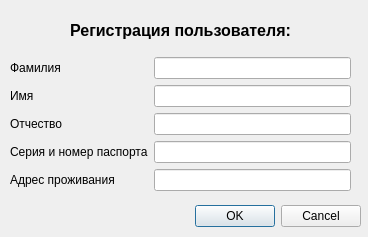
<?xml version="1.0" encoding="UTF-8"?>
<ui version="4.0">
 <class>RecordingUsers</class>
 <widget class="QDialog" name="RecordingUsers">
  <property name="geometry">
   <rect>
    <x>0</x>
    <y>0</y>
    <width>368</width>
    <height>237</height>
   </rect>
  </property>
  <property name="windowTitle">
   <string>Dialog</string>
  </property>
  <widget class="QDialogButtonBox" name="buttonBox">
   <property name="geometry">
    <rect>
     <x>20</x>
     <y>200</y>
     <width>341</width>
     <height>32</height>
    </rect>
   </property>
   <property name="orientation">
    <enum>Qt::Horizontal</enum>
   </property>
   <property name="standardButtons">
    <set>QDialogButtonBox::Cancel|QDialogButtonBox::Ok</set>
   </property>
  </widget>
  <widget class="QWidget" name="formLayoutWidget">
   <property name="geometry">
    <rect>
     <x>10</x>
     <y>10</y>
     <width>341</width>
     <height>181</height>
    </rect>
   </property>
   <layout class="QFormLayout" name="formLayout">
    <item row="1" column="0" colspan="2">
     <widget class="QLabel" name="label">
      <property name="font">
       <font>
        <pointsize>12</pointsize>
        <weight>75</weight>
        <bold>true</bold>
       </font>
      </property>
      <property name="text">
       <string>Регистрация пользователя:</string>
      </property>
      <property name="alignment">
       <set>Qt::AlignCenter</set>
      </property>
     </widget>
    </item>
    <item row="2" column="0">
     <spacer name="verticalSpacer">
      <property name="orientation">
       <enum>Qt::Vertical</enum>
      </property>
      <property name="sizeHint" stdset="0">
       <size>
        <width>20</width>
        <height>40</height>
       </size>
      </property>
     </spacer>
    </item>
    <item row="3" column="1">
     <widget class="QLineEdit" name="surnameEdit"/>
    </item>
    <item row="4" column="1">
     <widget class="QLineEdit" name="nameEdit"/>
    </item>
    <item row="5" column="1">
     <widget class="QLineEdit" name="patronymicEdit"/>
    </item>
    <item row="6" column="1">
     <widget class="QLineEdit" name="seriesEdit"/>
    </item>
    <item row="7" column="1">
     <widget class="QLineEdit" name="adressEdit"/>
    </item>
    <item row="0" column="0">
     <spacer name="verticalSpacer_2">
      <property name="orientation">
       <enum>Qt::Vertical</enum>
      </property>
      <property name="sizeHint" stdset="0">
       <size>
        <width>20</width>
        <height>40</height>
       </size>
      </property>
     </spacer>
    </item>
    <item row="3" column="0">
     <widget class="QLabel" name="label_2">
      <property name="text">
       <string>Фамилия</string>
      </property>
     </widget>
    </item>
    <item row="4" column="0">
     <widget class="QLabel" name="label_3">
      <property name="text">
       <string>Имя</string>
      </property>
     </widget>
    </item>
    <item row="5" column="0">
     <widget class="QLabel" name="label_4">
      <property name="text">
       <string>Отчество</string>
      </property>
     </widget>
    </item>
    <item row="6" column="0">
     <widget class="QLabel" name="label_5">
      <property name="text">
       <string>Серия и номер паспорта</string>
      </property>
     </widget>
    </item>
    <item row="7" column="0">
     <widget class="QLabel" name="label_6">
      <property name="text">
       <string>Адрес проживания</string>
      </property>
     </widget>
    </item>
   </layout>
  </widget>
 </widget>
 <resources/>
 <connections>
  <connection>
   <sender>buttonBox</sender>
   <signal>accepted()</signal>
   <receiver>RecordingUsers</receiver>
   <slot>accept()</slot>
   <hints>
    <hint type="sourcelabel">
     <x>248</x>
     <y>254</y>
    </hint>
    <hint type="destinationlabel">
     <x>157</x>
     <y>274</y>
    </hint>
   </hints>
  </connection>
  <connection>
   <sender>buttonBox</sender>
   <signal>rejected()</signal>
   <receiver>RecordingUsers</receiver>
   <slot>reject()</slot>
   <hints>
    <hint type="sourcelabel">
     <x>316</x>
     <y>260</y>
    </hint>
    <hint type="destinationlabel">
     <x>286</x>
     <y>274</y>
    </hint>
   </hints>
  </connection>
 </connections>
</ui>
